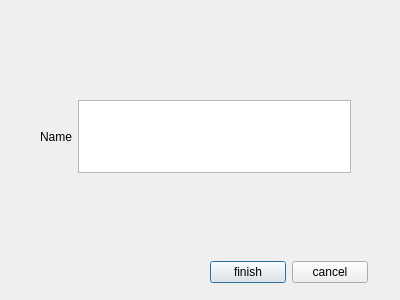
<?xml version="1.0" encoding="UTF-8"?>
<ui version="4.0">
 <class>addNewPersonDialog</class>
 <widget class="QDialog" name="addNewPersonDialog">
  <property name="geometry">
   <rect>
    <x>0</x>
    <y>0</y>
    <width>400</width>
    <height>300</height>
   </rect>
  </property>
  <property name="windowTitle">
   <string>Dialog</string>
  </property>
  <widget class="QWidget" name="">
   <property name="geometry">
    <rect>
     <x>40</x>
     <y>100</y>
     <width>311</width>
     <height>73</height>
    </rect>
   </property>
   <layout class="QHBoxLayout" name="horizontalLayout">
    <item>
     <widget class="QLabel" name="label">
      <property name="text">
       <string>Name</string>
      </property>
     </widget>
    </item>
    <item>
     <widget class="QPlainTextEdit" name="plainTextName"/>
    </item>
   </layout>
  </widget>
  <widget class="QWidget" name="">
   <property name="geometry">
    <rect>
     <x>210</x>
     <y>260</y>
     <width>158</width>
     <height>25</height>
    </rect>
   </property>
   <layout class="QHBoxLayout" name="horizontalLayout_2">
    <item>
     <widget class="QPushButton" name="finishButton">
      <property name="text">
       <string>finish</string>
      </property>
     </widget>
    </item>
    <item>
     <widget class="QPushButton" name="cancelButton">
      <property name="text">
       <string>cancel</string>
      </property>
     </widget>
    </item>
   </layout>
  </widget>
 </widget>
 <resources/>
 <connections/>
</ui>
